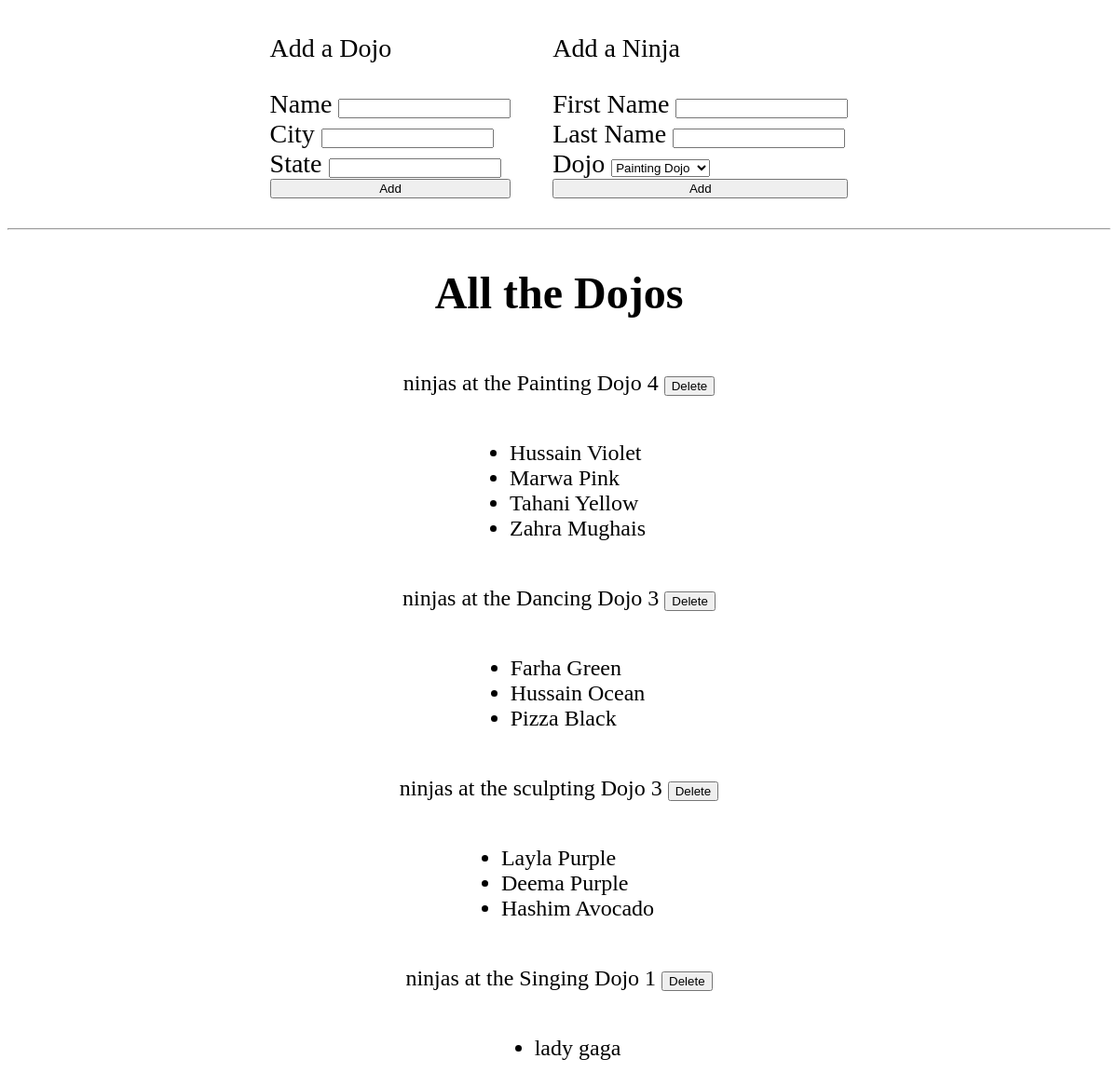
The page / on the database its author committed.
### dojo_ninjas_app/models.py (models this page shows)
class Dojo(models.Model):
    name = models.CharField(max_length=255)
    city = models.CharField(max_length=255)
    state = models.CharField(max_length=2)
    desc = models.TextField(max_length=255, default="old dojo")
    created_at = models.DateTimeField(auto_now_add=True)
    updated_at = models.DateTimeField(auto_now=True)

class Ninja(models.Model):
    dojo_id = models.ForeignKey(Dojo, related_name="ninjas", on_delete = models.CASCADE)
    first_name = models.CharField(max_length=255)
    last_name = models.CharField(max_length=255)
    created_at = models.DateTimeField(auto_now_add=True)
    updated_at = models.DateTimeField(auto_now=True)

### dojo_ninjas_app/views.py (the view)
# urls.py: path('', views.index),
def index(request):
    dojos = Dojo.objects.all()
    context ={
        'dojos':dojos
    }
    return render(request, "index.html", context)

### dojo_ninjas_app/templates/index.html (shortened to what this page needs)
<!DOCTYPE html>
<html lang="en">
<head>
    {% load static %}
    <link rel="stylesheet" href="{% static 'css/style.css' %}">
</head>
<body>
    <div class="wrapper form_div">
        <form action="/newdojo" method="post">
            <p>Add a Dojo</p>
            <div>
                <label for="name">Name</label>
                <input type="text" name="name">
            </div>
            <div>
                <label for="city">City</label>
                <input type="text" name="city">
            </div>
            <div>
                <label for="state">State</label>
                <input type="text" name="state">
            </div>
            <input type="submit" value="Add">
        </form>
        <form action="/addninja" method="post">
            <p>Add a Ninja</p>
            <div>
                <label for="fname">First Name</label>
                <input type="text" name="fname">
            </div>
            <div>
                <label for="lname">Last Name</label>
                <input type="text" name="lname">
            </div>
            <div>
                <label for="dojo">Dojo</label>
                <select name="dojo">
                    {% for dojo in dojos%}
                    <option value="{{dojo.id}}">{{dojo.name}}</option>
                    {% endfor %}
                </select>
            </div>
            <input type="submit" value="Add">
        </form>
    </div>
    <hr>
    <div class="wrapper content_div">
        <h1>All the Dojos</h1>
        {% for dojo in dojos %}
        <p>
            ninjas at the {{dojo.name}} <span>{{dojo.ninjas.all.count}}</span> <a href="/deletedojo/{{dojo.id}}"><button>Delete</button></a>
        </p>
        <ul>
            {% for ninja in dojo.ninjas.all %}
            <li>{{ninja.first_name}} {{ninja.last_name}}</li>
            {% endfor %}
        </ul>
        {% endfor %}
    </div>
</body>
</html>

### dojo_ninjas_app/static/css/style.css (style rules this page uses)
.wrapper { width: 60%; margin: 0 auto; }
.form_div { display: flex; justify-content: space-evenly; margin-bottom: 2rem; }
.content_div { display: flex; flex-direction: column; align-items: center; font-size: 1.5rem; }
form { display: flex; flex-direction: column; font-size: 1.75rem; }

### rows shown on the page
Dojo: name "Painting Dojo", ninjas.all.count "4"
Ninja: first_name "Hussain", last_name "Violet"
Ninja: first_name "Marwa", last_name "Pink"
Ninja: first_name "Tahani", last_name "Yellow"
Ninja: first_name "Zahra", last_name "Mughais"
Dojo: name "Dancing Dojo", ninjas.all.count "3"
Ninja: first_name "Farha", last_name "Green"
Ninja: first_name "Hussain", last_name "Ocean"
Ninja: first_name "Pizza", last_name "Black"
Dojo: name "sculpting Dojo", ninjas.all.count "3"
Ninja: first_name "Layla", last_name "Purple"
Ninja: first_name "Deema", last_name "Purple"
Ninja: first_name "Hashim", last_name "Avocado"
Dojo: name "Singing Dojo", ninjas.all.count "1"
Ninja: first_name "lady", last_name "gaga"

### other values the page prints
form field dojo "Painting Dojo"
